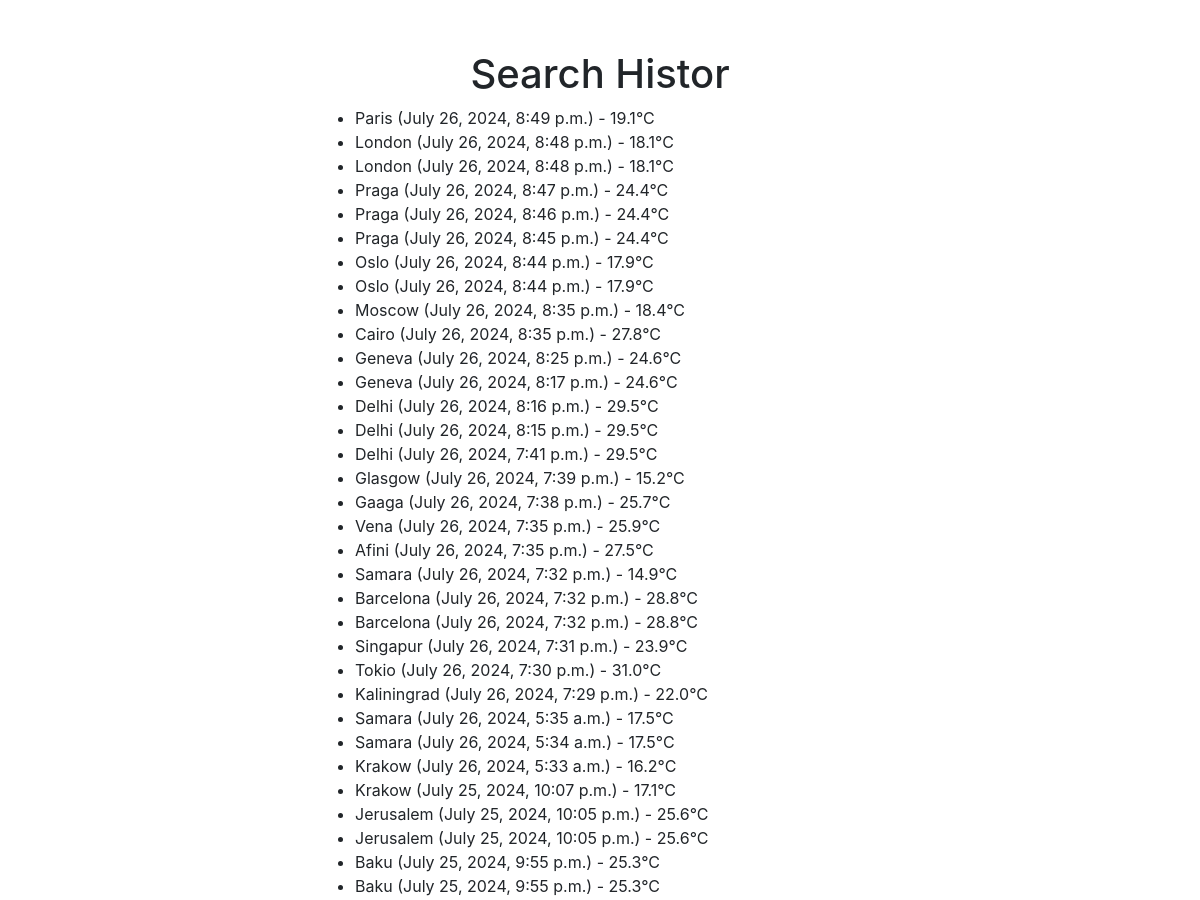
The app's page /search_history/ (signed in, upper part), older data.
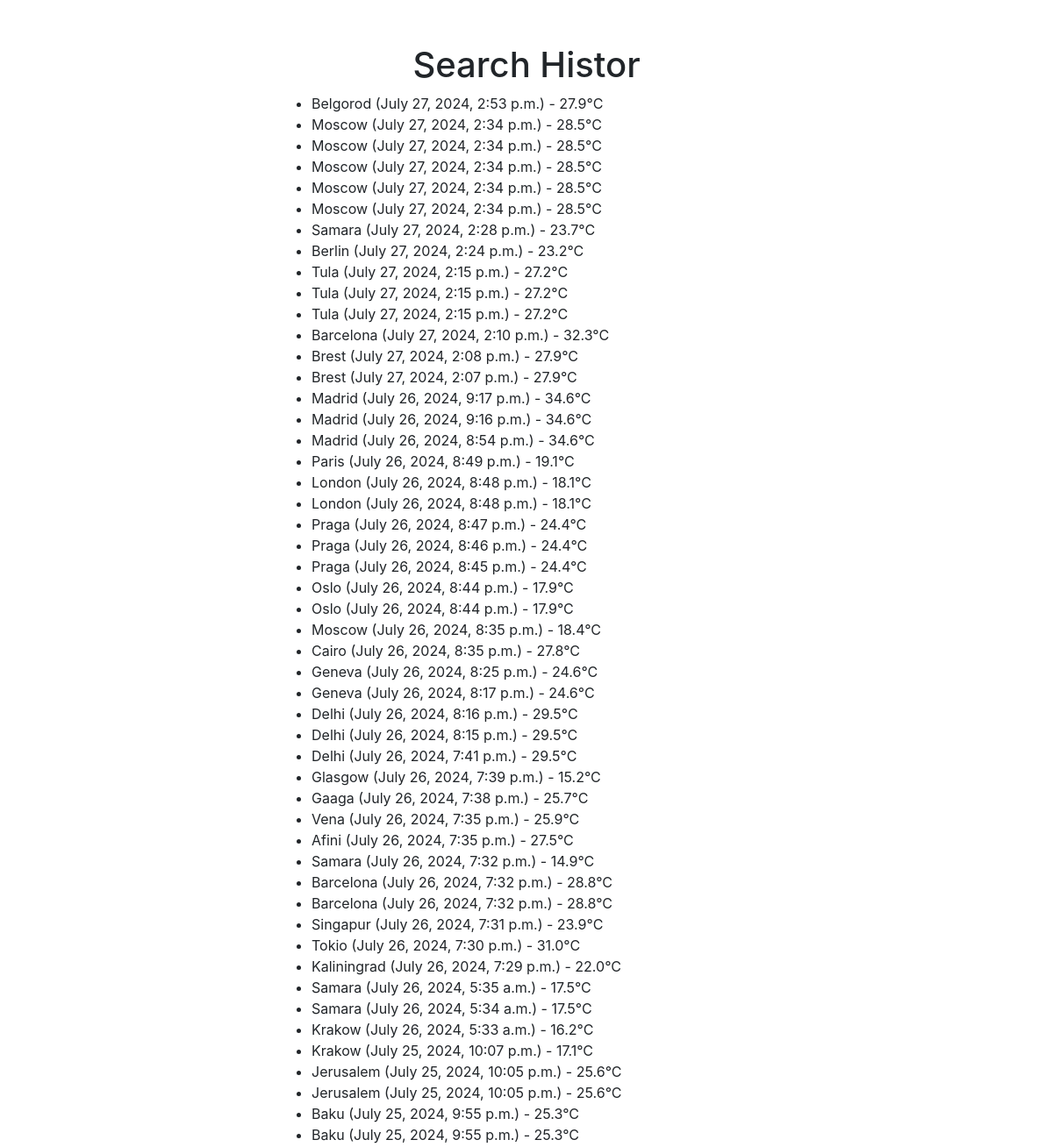
The same page, newer data.
### weather/models.py (models this page shows, shortened)
class CitySearchHistory(models.Model):
    user = models.ForeignKey(User, on_delete=models.CASCADE)
    city = models.CharField(max_length=100)
    search_date = models.DateTimeField(auto_now_add=True)
    search_count = models.IntegerField(default=0)
    last_searched = models.DateTimeField(auto_now=True)
    temperature = models.FloatField(default=18.0)

### weather/views.py (the view)
# urls.py: path('search_history/', search_history, name='search_history'),
@login_required
def search_history(request):
    history = CitySearchHistory.objects.filter(user=request.user).order_by('-search_date')
    return render(request, 'search_history.html', {'history': history})

### weather/templates/search_history.html (shortened to what this page needs)
{% extends "base.html" %}
{% block content %}
<h1 class="text-center">Search Histor</h1>
  <ul>
    {% for item in history %}
      <li>{{ item.city }} ({{ item.search_date }}) - {{ item.temperature }}°C</li>
    {% endfor %}
  </ul>
{% endblock %}

Row changes from the older to the newer data that the page shows:
added CitySearchHistory: city "Belgorod", search_date "July 27, 2024, 2:53 p.m.", temperature "27.9"
added CitySearchHistory: city "Moscow", search_date "July 27, 2024, 2:34 p.m.", temperature "28.5"
added CitySearchHistory: city "Moscow", search_date "July 27, 2024, 2:34 p.m.", temperature "28.5"
added CitySearchHistory: city "Moscow", search_date "July 27, 2024, 2:34 p.m.", temperature "28.5"
added CitySearchHistory: city "Moscow", search_date "July 27, 2024, 2:34 p.m.", temperature "28.5"
added CitySearchHistory: city "Moscow", search_date "July 27, 2024, 2:34 p.m.", temperature "28.5"
added CitySearchHistory: city "Samara", search_date "July 27, 2024, 2:28 p.m.", temperature "23.7"
added CitySearchHistory: city "Berlin", search_date "July 27, 2024, 2:24 p.m.", temperature "23.2"
added CitySearchHistory: city "Tula", search_date "July 27, 2024, 2:15 p.m.", temperature "27.2"
added CitySearchHistory: city "Tula", search_date "July 27, 2024, 2:15 p.m.", temperature "27.2"
added CitySearchHistory: city "Tula", search_date "July 27, 2024, 2:15 p.m.", temperature "27.2"
added CitySearchHistory: city "Barcelona", search_date "July 27, 2024, 2:10 p.m.", temperature "32.3"
added CitySearchHistory: city "Brest", search_date "July 27, 2024, 2:08 p.m.", temperature "27.9"
added CitySearchHistory: city "Brest", search_date "July 27, 2024, 2:07 p.m.", temperature "27.9"
added CitySearchHistory: city "Madrid", search_date "July 26, 2024, 9:17 p.m.", temperature "34.6"
added CitySearchHistory: city "Madrid", search_date "July 26, 2024, 9:16 p.m.", temperature "34.6"
added CitySearchHistory: city "Madrid", search_date "July 26, 2024, 8:54 p.m.", temperature "34.6"
